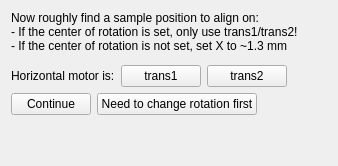
     <widget class="QWidget" name="page_rough_center">
      <layout class="QVBoxLayout" name="layout_rough_center">
       <item>
        <widget class="QLabel" name="lb_rough_title">
         <property name="wordWrap">
          <bool>true</bool>
         </property>
         <property name="text">
          <string>Now roughly find a sample position to align on:
- If the center of rotation is set, only use trans1/trans2!
- If the center of rotation is not set, set X to ~1.3 mm</string>
         </property>
        </widget>
       </item>
       <item>
        <widget class="QWidget" name="container_rows_rough" native="true"/>
       </item>
       <item>
        <layout class="QHBoxLayout" name="layout_rough_picker">
         <item>
          <widget class="QLabel" name="lb_transh_prompt">
           <property name="text">
            <string>Horizontal motor is:</string>
           </property>
          </widget>
         </item>
         <item>
          <widget class="QPushButton" name="pb_rough_trans1">
           <property name="toolTip">
            <string>Record trans1 as the horizontal stage (transH). Used by every later step.</string>
           </property>
           <property name="text">
            <string>trans1</string>
           </property>
          </widget>
         </item>
         <item>
          <widget class="QPushButton" name="pb_rough_trans2">
           <property name="toolTip">
            <string>Record trans2 as the horizontal stage (transH). Used by every later step.</string>
           </property>
           <property name="text">
            <string>trans2</string>
           </property>
          </widget>
         </item>
         <item>
          <spacer name="spacer_rough_picker">
           <property name="orientation">
            <enum>Qt::Horizontal</enum>
           </property>
           <property name="sizeHint" stdset="0">
            <size>
             <width>40</width>
             <height>20</height>
            </size>
           </property>
          </spacer>
         </item>
        </layout>
       </item>
       <item>
        <layout class="QHBoxLayout" name="layout_rough_buttons">
         <item>
          <widget class="QPushButton" name="pb_rough_continue">
           <property name="text">
            <string>Continue</string>
           </property>
          </widget>
         </item>
         <item>
          <widget class="QPushButton" name="pb_need_rotation">
           <property name="text">
            <string>Need to change rotation first</string>
           </property>
          </widget>
         </item>
         <item>
          <spacer name="spacer_rough_buttons">
           <property name="orientation">
            <enum>Qt::Horizontal</enum>
           </property>
           <property name="sizeHint" stdset="0">
            <size>
             <width>40</width>
             <height>20</height>
            </size>
           </property>
          </spacer>
         </item>
        </layout>
       </item>
       <item>
        <spacer name="spacer_rough_bottom">
         <property name="orientation">
          <enum>Qt::Vertical</enum>
         </property>
         <property name="sizeHint" stdset="0">
          <size>
           <width>20</width>
           <height>40</height>
          </size>
         </property>
        </spacer>
       </item>
      </layout>
     </widget>
